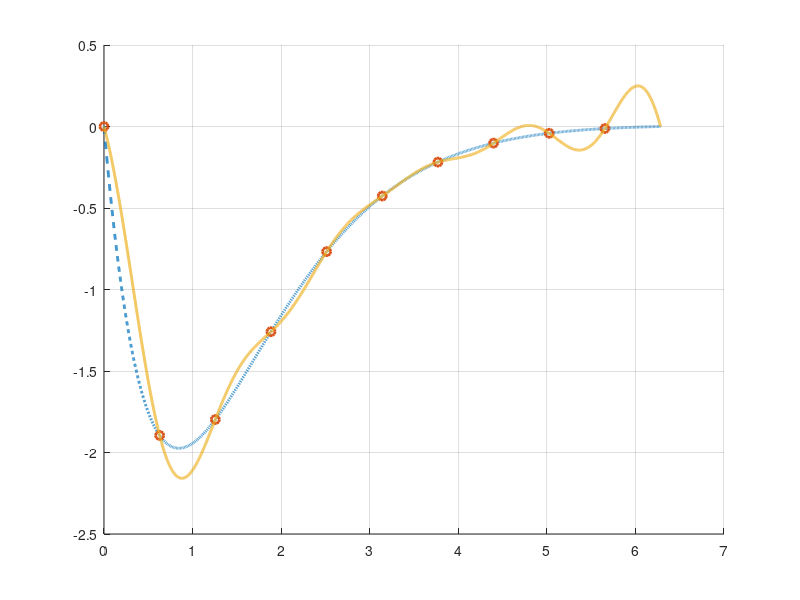

MATLAB code to generate this figure:
function ex3_7()
	%{ 

		Implementation of Example 3.7 on page 96 of our book demonstrating
		trigonometric interpolation. 

	%} 

	close all;

	f = @(x) x.*(x-2*pi).*exp(-x);
	a = 0; b = 2*pi; n = 9; h = (b-a)/(n+1);
	nodes = h *[0:n]; y = f(nodes);	

	C = fft(y)/(n+1); 
	c = fftshift(C); % fftshift puts orders the coefficients like (c_{-(M+1)},...,c_{-1},c_0,...,c_M). The coefficient c_{M+1} is ommitted.  
	
	figure(1) 
	hold on; grid on;
	t = linspace(a,b,1e4); tt=2*pi/1000*[0:999];
	plot(t,f(t),'--','linewidth',2.0);
	plot(nodes,y,'o','linewidth',2.0);
	%plot(tt,interpft(y,1000),'linewidth',2.0); %interpft automatically plots interpolant
	plot(t,trig_basis(t,c,n),'linewidth',2.0)

	function out = trig_basis(x,c,n)
		if rem(n,2) > 0 
			mu = 1;	
		else 
			mu = 0;
		end
		M = (n-mu)/2;
		% exponential form 	
		e_sum = 0; mm = [-(M+mu):M];
		c(1) = 0.5*c(1); % evidently we need to half c_{M+1} 
		for k = 1:length(c)
			e_sum += c(k)*exp(1i*mm(k)*x);
		end
		out = e_sum + mu*c(1)*exp(1i*(M+1)*x);

		 
